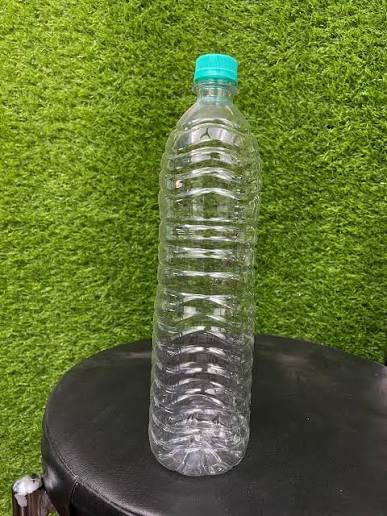
#> input picture test_images/sample.jpg, 387 x 516 px
$ python main.py   (older library calls are emulated)
#> lines starting #> are read from the running program, lines starting #| are printed output that depends on the picture; after the words box and inside, x2 and y2 are one past the last pixel; in counts of white or black regions, pixels touching at a corner belong together; long printed decimals are rounded
### preprocessing/image_quality.py

import cv2
import numpy as np

def check_image_quality(image):
    if image is None or image.size == 0:
        return False, {"reason": "Invalid image"}

    height, width = image.shape[:2]

    if width < 160 or height < 160:
        return False, {"reason": "Image resolution is too low"}

    gray = cv2.cvtColor(image, cv2.COLOR_BGR2GRAY)

    # Blur measurement
    blur_score = cv2.Laplacian(
        gray, cv2.CV_64F
    ).var()

    # Brightness measurement
    brightness = np.mean(gray)

    issues = []

    if blur_score < 60:
        issues.append("Image is blurry")

    if brightness < 35:
        issues.append("Image is too dark")

    if brightness > 225:
        issues.append("Image is too bright")

    accepted = len(issues) == 0

    report = {
        "width": width,
        "height": height,
        "blur_score": round(float(blur_score), 2),
        "brightness": round(float(brightness), 2),
        "issues": issues
    }

    return accepted, report

### preprocessing/roi.py

import cv2
import numpy as np

def extract_roi(image):

    gray = cv2.cvtColor(image, cv2.COLOR_BGR2GRAY)

    blurred = cv2.GaussianBlur(
        gray, (5, 5), 0
    )

    # Try to separate foreground from background
    _, mask1 = cv2.threshold(
        blurred, 0, 255,
        cv2.THRESH_BINARY_INV + cv2.THRESH_OTSU
    )

    _, mask2 = cv2.threshold(
        blurred, 0, 255,
        cv2.THRESH_BINARY + cv2.THRESH_OTSU
    )

    kernel = cv2.getStructuringElement(
        cv2.MORPH_ELLIPSE, (7, 7)
    )

    candidates = []

    for mask in [mask1, mask2]:

        mask = cv2.morphologyEx(
            mask, cv2.MORPH_CLOSE,
            kernel, iterations=2
        )

        contours, _ = cv2.findContours(
            mask,
            cv2.RETR_EXTERNAL,
            cv2.CHAIN_APPROX_SIMPLE
        )

        if contours:
            contour = max(contours, key=cv2.contourArea)
            area = cv2.contourArea(contour)

            if area > image.shape[0] * image.shape[1] * 0.01:
                candidates.append((area, contour, mask))

    if not candidates:
        raise ValueError("Object not detected. Try a plain background.")

    _, contour, mask = max(
        candidates, key=lambda item: item[0]
    )

    x, y, w, h = cv2.boundingRect(contour)

    # Add a small margin around the object
    px = int(w * 0.06)
    py = int(h * 0.06)

    x1 = max(0, x - px)
    y1 = max(0, y - py)
    x2 = min(image.shape[1], x + w + px)
    y2 = min(image.shape[0], y + h + py)

    roi = image[y1:y2, x1:x2]
    roi_mask = mask[y1:y2, x1:x2]

    return roi, roi_mask, (x1, y1, x2-x1, y2-y1)

### preprocessing/alignment.py

import cv2
import numpy as np

def align_object(image, mask, target="vertical"):

    ys, xs = np.where(mask > 0)

    if len(xs) < 20:
        return image, mask, 0.0

    points = np.column_stack((xs, ys)).astype(np.float32)

    # Find the object's main direction using PCA
    mean, eigenvectors = cv2.PCACompute(
        points, mean=None
    )

    major_axis = eigenvectors[0]

    angle = np.degrees(
        np.arctan2(major_axis[1], major_axis[0])
    )

    if target == "vertical":
        rotation = 90 - angle
    elif target == "horizontal":
        rotation = -angle
    else:
        raise ValueError("Invalid target")

    rotation = ((rotation + 180) % 360) - 180

    if rotation > 90:
        rotation -= 180
    elif rotation < -90:
        rotation += 180

    h, w = image.shape[:2]

    center = (w / 2, h / 2)

    matrix = cv2.getRotationMatrix2D(
        center, rotation, 1.0
    )

    cos = abs(matrix[0, 0])
    sin = abs(matrix[0, 1])

    new_w = int(h * sin + w * cos)
    new_h = int(h * cos + w * sin)

    matrix[0, 2] += new_w / 2 - center[0]
    matrix[1, 2] += new_h / 2 - center[1]

    aligned = cv2.warpAffine(
        image, matrix, (new_w, new_h),
        flags=cv2.INTER_LINEAR,
        borderMode=cv2.BORDER_REPLICATE
    )

    aligned_mask = cv2.warpAffine(
        mask, matrix, (new_w, new_h),
        flags=cv2.INTER_NEAREST,
        borderMode=cv2.BORDER_CONSTANT,
        borderValue=0
    )

    return aligned, aligned_mask, rotation

### preprocessing/normalization.py

import cv2
import numpy as np

def normalize_image(image, size=(224, 224)):

    target_w, target_h = size

    h, w = image.shape[:2]

    # Maintain original aspect ratio
    scale = min(
        target_w / w,
        target_h / h
    )

    new_w = int(w * scale)
    new_h = int(h * scale)

    resized = cv2.resize(
        image,
        (new_w, new_h),
        interpolation=cv2.INTER_AREA
    )

    # Create white square background
    canvas = np.full(
        (target_h, target_w, 3),
        255,
        dtype=np.uint8
    )

    x = (target_w - new_w) // 2
    y = (target_h - new_h) // 2

    canvas[
        y:y+new_h,
        x:x+new_w
    ] = resized

    # Convert OpenCV BGR to RGB
    final_image = cv2.cvtColor(
        canvas,
        cv2.COLOR_BGR2RGB
    )

    return final_image

### main.py

import cv2
import matplotlib.pyplot as plt

from preprocessing.image_quality import check_image_quality
from preprocessing.roi import extract_roi
from preprocessing.alignment import align_object
from preprocessing.normalization import normalize_image


import cv2
import matplotlib.pyplot as plt
from pathlib import Path

from preprocessing.image_quality import check_image_quality
from preprocessing.roi import extract_roi
from preprocessing.alignment import align_object
from preprocessing.normalization import normalize_image

# Get the location of this Python file
BASE_DIR = Path(__file__).resolve().parent

# Define image and output paths
image_path = BASE_DIR / "test_images" / "sample.jpg"
output_dir = BASE_DIR / "output"

# Create output folder if it does not exist
output_dir.mkdir(parents=True, exist_ok=True)

# Load image
image = cv2.imread(str(image_path))
#> image is the input picture: shape (516, 387, 3); mean B, G, R 51.4, 112.2, 95.6

if image is None:
    raise ValueError(f"Image not found or cannot be read: {image_path}")

print("Image loaded successfully!")

# STEP 1: Image Quality Check
accepted, report = check_image_quality(image)
#> in check_image_quality, `gray = cv2.cvtColor(image, cv2.COLOR_BGR2GRAY)`:
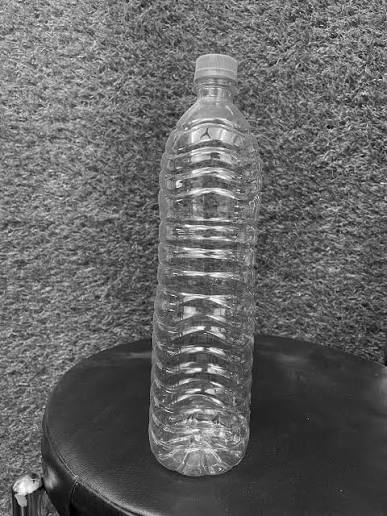
#> gray: shape (516, 387); min 0, max 255, mean 100.3
#> in check_image_quality, `blur_score = cv2.Laplacian( gray, cv2.CV_64F ).var()`: blur_score = 3075.5
#> in check_image_quality, `brightness = np.mean(gray)`: brightness = 100.3
#> in check_image_quality, `report = { "width": width, "height": height, "blur_score": round(float..`: report = {'width': 387, 'height': 516, 'blur_score': 3075.5, 'brightness': 100.3, 'issues': []}
#> accepted = True

print("Quality report:", report)
#| Quality report: {'width': 387, 'height': 516, 'blur_score': 3075.51, 'brightness': 100.33, 'issues': []}

if not accepted:
    raise ValueError("Image quality is not acceptable")

# STEP 2: ROI Extraction
roi, mask, bbox = extract_roi(image)
#> in extract_roi, `_, mask1 = cv2.threshold( blurred, 0, 255, cv2.THRESH_BINARY_INV + cv2..`:
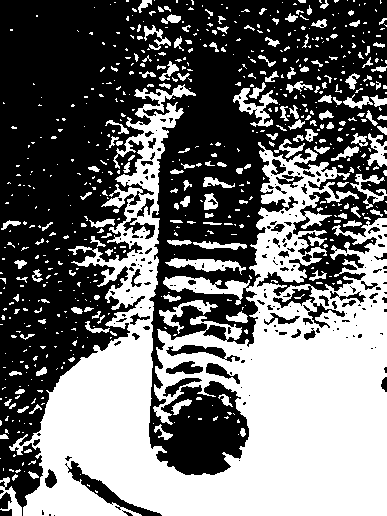
#> mask1: shape (516, 387); 43.5% white; 654 white regions (488 under 20 px), largest, box (x1, y1, x2, y2) and area: (9, 84, 387, 516) 72647, (165, 258, 246, 275) 619, (233, 88, 278, 127) 613
#> the loop in extract_roi, `for mask in [mask1, mask2]: ` made 2 passes
#> area on passes 1 to 2: 142404.5, 149198.5
#> pass 1, in extract_roi, `mask = cv2.morphologyEx( mask, cv2.MORPH_CLOSE, kernel, iterations=2 )`:
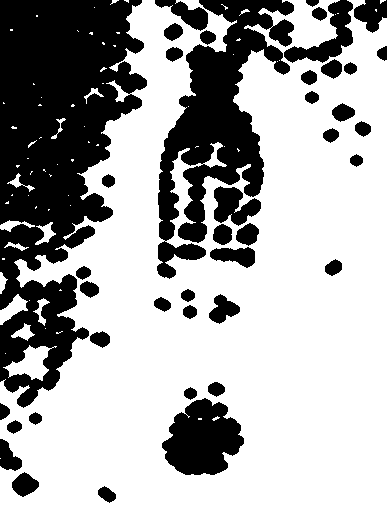
#> mask: shape (516, 387); 67% white; 41 black regions, largest, box (x1, y1, x2, y2) and area: (0, 0, 147, 408) 34653, (157, 0, 294, 279) 15458, (162, 398, 244, 475) 4330
#> after the loop in extract_roi, `for mask in [mask1, mask2]:`: candidates = 2 items
#> in extract_roi, `_, contour, mask = max( candidates, key=lambda item: item[0] )`: contour = contour of 450 points, box (x1, y1, x2, y2) (0, 0, 387, 516), area 149198
#> in extract_roi, `x, y, w, h = cv2.boundingRect(contour)`: x = 0; w = 387; h = 516
#> in extract_roi, `px = int(w * 0.06)`: px = 23
#> in extract_roi, `py = int(h * 0.06)`: py = 30
#> in extract_roi, `x1 = max(0, x - px)`: x1 = 0
#> in extract_roi, `x2 = min(image.shape[1], x + w + px)`: x2 = 387
#> in extract_roi, `y2 = min(image.shape[0], y + h + py)`: y2 = 516
#> bbox = (0, 0, 387, 516)

print("ROI bounding box:", bbox)
#| ROI bounding box: (0, 0, 387, 516)

# STEP 3: Object Alignment
aligned, aligned_mask, angle = align_object(
    roi, mask, target="vertical"
)
#> in align_object, `points = np.column_stack((xs, ys)).astype(np.float32)`: points = 149415 pairs, first value 0 to 386, second value 0 to 515
#> in align_object, `mean, eigenvectors = cv2.PCACompute( points, mean=None )`: mean = [[180.4, 201.2]]; eigenvectors = [[-0.457, 0.889], [0.889, 0.457]]
#> in align_object, `major_axis = eigenvectors[0]`: major_axis = [-0.457, 0.889]
#> in align_object, `angle = np.degrees( np.arctan2(major_axis[1], major_axis[0]) )`: angle = 117.2
#> in align_object, `rotation = 90 - angle`: rotation = -27.22
#> in align_object, `matrix = cv2.getRotationMatrix2D( center, rotation, 1.0 )`: matrix = [[0.889, -0.457, 139.4], [0.457, 0.889, -59.93]]
#> in align_object, `cos = abs(matrix[0, 0])`: cos = 0.889
#> in align_object, `sin = abs(matrix[0, 1])`: sin = 0.457
#> in align_object, `new_w = int(h * sin + w * cos)`: new_w = 580
#> in align_object, `new_h = int(h * cos + w * sin)`: new_h = 635
#> in align_object, `aligned_mask = cv2.warpAffine( mask, matrix, (new_w, new_h), flags=cv2..`:
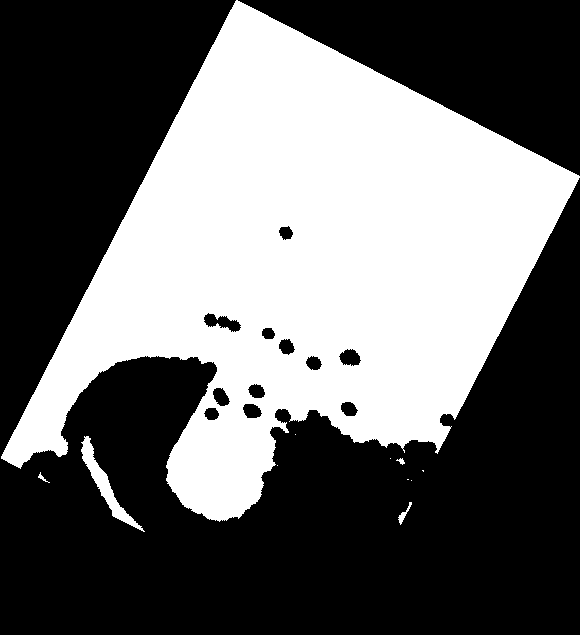
#> aligned_mask: shape (635, 580); 40.6% white; 11 white regions (6 under 20 px), largest, box (x1, y1, x2, y2) and area: (1, 0, 580, 522) 148118, (81, 436, 145, 532) 1132, (398, 502, 412, 525) 87, (38, 472, 50, 483) 34, (396, 458, 405, 465) 31
#> angle = -27.22

print("Rotation angle:", angle)
#| Rotation angle: -27.217

# STEP 4: Image Normalization
final_image = normalize_image(
    aligned, size=(224, 224)
)
#> in normalize_image, `canvas[ y:y+new_h, x:x+new_w ] = resized`:
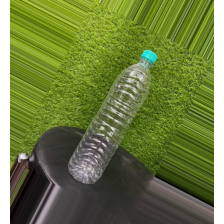
#> canvas: shape (224, 224, 3); mean B, G, R 65.6, 124.6, 109.6

# STEP 5: Save Processed Images
cv2.imwrite(str(output_dir / "roi.jpg"), roi)

cv2.imwrite(str(output_dir / "aligned.jpg"), aligned)

cv2.imwrite(
    str(output_dir / "normalized.jpg"),
    cv2.cvtColor(final_image, cv2.COLOR_RGB2BGR)
)

print("All processed images saved successfully!")

# STEP 6: Display Results
plt.figure(figsize=(12, 4))

plt.subplot(1, 3, 1)
plt.imshow(cv2.cvtColor(image, cv2.COLOR_BGR2RGB))
plt.title("Original Image")
plt.axis("off")

plt.subplot(1, 3, 2)
plt.imshow(cv2.cvtColor(aligned, cv2.COLOR_BGR2RGB))
plt.title("ROI + Alignment")
plt.axis("off")

plt.subplot(1, 3, 3)
plt.imshow(final_image)
plt.title("Normalized Image")
plt.axis("off")

plt.tight_layout()
plt.show()
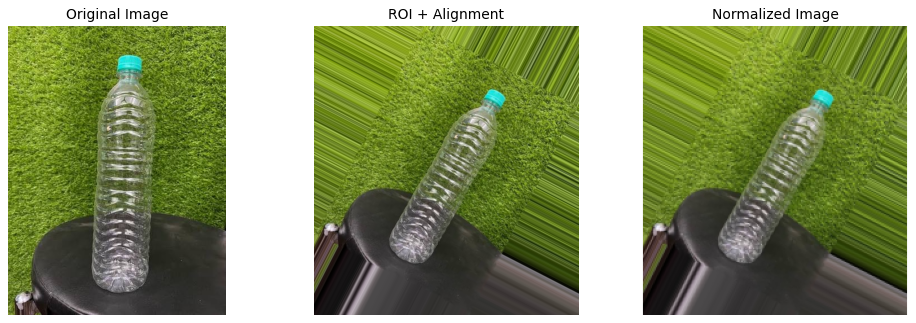
#> figure drawn by matplotlib, 3 panels


# STEP 1: Image quality
accepted, report = check_image_quality(image)

print("Quality report:", report)
#| Quality report: {'width': 387, 'height': 516, 'blur_score': 3075.51, 'brightness': 100.33, 'issues': []}

if not accepted:
    raise ValueError("Image quality is not acceptable")

# STEP 2: ROI extraction
roi, mask, bbox = extract_roi(image)
#> the loop in extract_roi (call 2), `for mask in [mask1, mask2]: ` made 2 passes

print("ROI bounding box:", bbox)
#| ROI bounding box: (0, 0, 387, 516)

# STEP 3: Alignment
aligned, aligned_mask, angle = align_object(
    roi, mask, target="vertical"
)

print("Rotation:", angle)
#| Rotation: -27.217

# STEP 4: Normalization
final_image = normalize_image(
    aligned, size=(224, 224)
)

# Save outputs
cv2.imwrite("output/roi.jpg", roi)
cv2.imwrite("output/aligned.jpg", aligned)

cv2.imwrite(
    "output/normalized.jpg",
    cv2.cvtColor(final_image, cv2.COLOR_RGB2BGR)
)

# Display results
plt.figure(figsize=(12, 4))

plt.subplot(1, 3, 1)
plt.imshow(cv2.cvtColor(image, cv2.COLOR_BGR2RGB))
plt.title("Original Image")
plt.axis("off")

plt.subplot(1, 3, 2)
plt.imshow(cv2.cvtColor(aligned, cv2.COLOR_BGR2RGB))
plt.title("ROI + Alignment")
plt.axis("off")

plt.subplot(1, 3, 3)
plt.imshow(final_image)
plt.title("Normalized Image")
plt.axis("off")

plt.show()
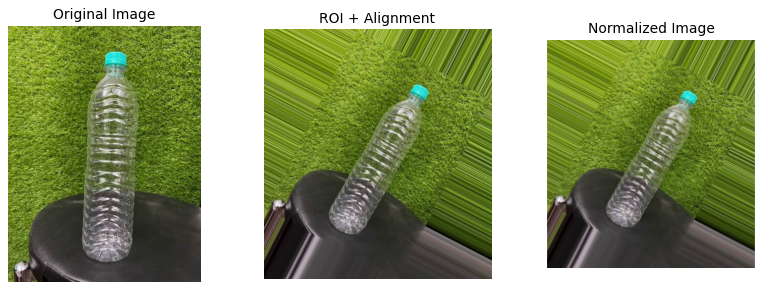
#> figure drawn by matplotlib, 3 panels
